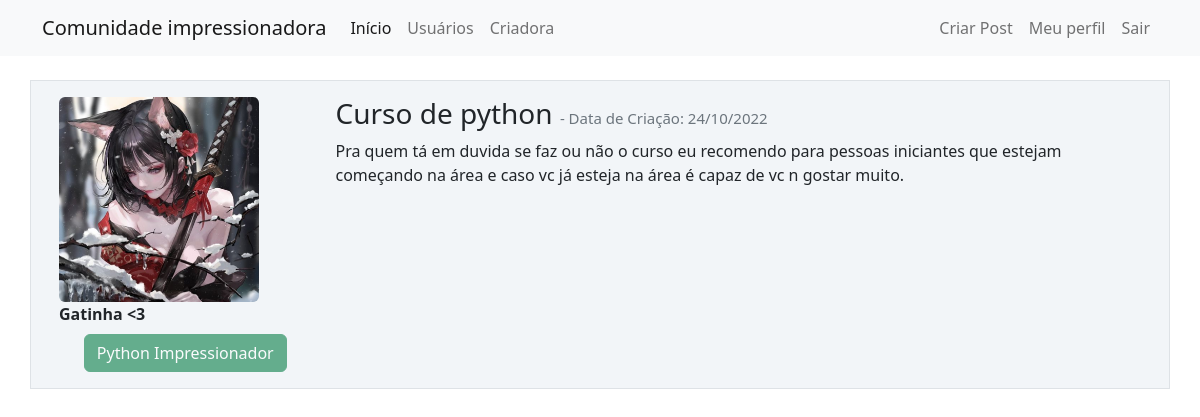
The app's page /post/11 (signed in) with its own data.
### comunidadeimpressionadora/models.py (models this page shows, shortened)
class Usuario(database.Model, UserMixin):
    id = database.Column(database.Integer, primary_key=True)
    username = database.Column(database.String, nullable=False)
    senha = database.Column(database.String, nullable=False, unique=True)
    email = database.Column(database.String, nullable=False)
    foto_perfil = database.Column(database.String, default='default.jpg')
    posts = database.relationship('Post', backref='autor', lazy=True)
    cursos = database.Column(database.String, nullable=False, default='Não informado')

class Post(database.Model):
    id = database.Column(database.Integer, primary_key=True)
    titulo = database.Column(database.String, nullable=False)
    corpo = database.Column(database.Text, nullable=False)
    data_criacao = database.Column(database.DateTime, nullable=False, default=datetime.utcnow)
    id_usuario = database.Column(database.Integer, database.ForeignKey('usuario.id'), nullable=False)

### comunidadeimpressionadora/routes.py (the view)
@app.route('/post/<post_id>', methods=['GET', 'POST'])
@login_required
def exibir_post(post_id):
    post = Post.query.get(post_id)
    if current_user == post.autor:
        form = FormCriarPost()
        if request.method == 'GET':
            form.titulo.data = post.titulo
            form.corpo.data = post.corpo
        elif form.validate_on_submit():
            post.titulo = form.titulo.data
            post.corpo = form.corpo.data
            database.session.commit()
            flash('Post Atualizado com Sucesso!!', 'alert-success')
            return redirect(url_for('home'))
    else:
        form = None
    return render_template('post.html', post=post, form=form)

### comunidadeimpressionadora/models.py (called while the page is built)
@login_manager.user_loader
def load_usuario(id_usuario):
    return Usuario.query.get(int(id_usuario))

### comunidadeimpressionadora/templates/post.html (shortened to what this page needs)
{% extends 'base.html' %}
{% block body %}
     <div class="container mt-3">
            <div class="row border mt-4 p-3 meupost">
                <div class="col col-3">
                    <div class="image pe-2"><img src="{{ url_for('static', filename='fotos_perfil/{}'.format(post.autor.foto_perfil)) }}" class="rounded" width="200" > </div>
                    <strong>{{ post.autor.username }}</strong>
                    <div class="row justify-content-center">
                        <div class="col" style="text-align: center">
                        {% for curso in post.autor.cursos.split(';') %}
                            <button type="button" class="btn btn-success mt-2" disabled>{{ curso }}</button>
                        {% endfor %}
            </div>
    </div>
                </div>
                <div class="col col-9">
                    <h3>
                        {{ post.titulo }}
                        <small class="text-muted" style="font-size: 15px"> - Data de Criação: {{ post.data_criacao.strftime('%d/%m/%Y') }}
                        </small>
                    </h3>
                    <p>
                        {{ post.corpo }}
                    </p>
                </div>
            </div>
    </div>
{% endblock %}

### comunidadeimpressionadora/static/main.css (style rules this page uses)
.meupost { background: #f2f5f8 !important; }

### records on screen
Usuario: foto_perfil (picture), autor.username "Gatinha <3", cursos "Python Impressionador"
Post: titulo "Curso de python", data_criacao "24/10/2022", corpo "Pra quem tá em duvida se faz ou não o curso eu recomendo para pessoas iniciantes que estejam começando na área e caso vc já esteja na área é capaz de vc n gostar muito."
